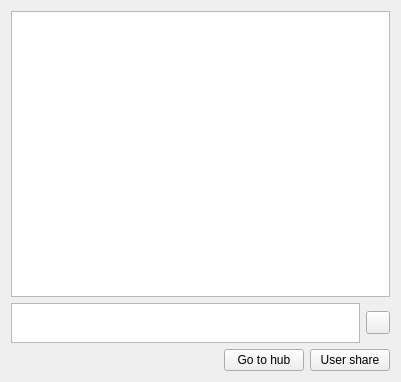
<?xml version="1.0" encoding="UTF-8"?>
<ui version="4.0">
 <class>UIPrivateMessage</class>
 <widget class="QWidget" name="UIPrivateMessage">
  <property name="geometry">
   <rect>
    <x>0</x>
    <y>0</y>
    <width>401</width>
    <height>382</height>
   </rect>
  </property>
  <property name="windowTitle">
   <string>Form</string>
  </property>
  <layout class="QVBoxLayout" name="verticalLayout">
   <item>
    <widget class="QTextEdit" name="textEdit_CHAT">
     <property name="readOnly">
      <bool>true</bool>
     </property>
    </widget>
   </item>
   <item>
    <widget class="QFrame" name="frame">
     <property name="sizePolicy">
      <sizepolicy hsizetype="Preferred" vsizetype="Fixed">
       <horstretch>0</horstretch>
       <verstretch>0</verstretch>
      </sizepolicy>
     </property>
     <property name="maximumSize">
      <size>
       <width>16777215</width>
       <height>45</height>
      </size>
     </property>
     <property name="frameShape">
      <enum>QFrame::NoFrame</enum>
     </property>
     <property name="frameShadow">
      <enum>QFrame::Raised</enum>
     </property>
     <layout class="QHBoxLayout" name="horizontalLayout_2">
      <property name="margin">
       <number>0</number>
      </property>
      <item>
       <widget class="QPlainTextEdit" name="plainTextEdit_INPUT">
        <property name="sizePolicy">
         <sizepolicy hsizetype="Expanding" vsizetype="Expanding">
          <horstretch>0</horstretch>
          <verstretch>0</verstretch>
         </sizepolicy>
        </property>
        <property name="maximumSize">
         <size>
          <width>16777215</width>
          <height>40</height>
         </size>
        </property>
       </widget>
      </item>
      <item>
       <widget class="QToolButton" name="toolButton_SMILE">
        <property name="text">
         <string/>
        </property>
       </widget>
      </item>
     </layout>
    </widget>
   </item>
   <item>
    <layout class="QHBoxLayout" name="horizontalLayout">
     <item>
      <spacer name="horizontalSpacer">
       <property name="orientation">
        <enum>Qt::Horizontal</enum>
       </property>
       <property name="sizeHint" stdset="0">
        <size>
         <width>40</width>
         <height>20</height>
        </size>
       </property>
      </spacer>
     </item>
     <item>
      <widget class="QPushButton" name="pushButton_HUB">
       <property name="text">
        <string>Go to hub</string>
       </property>
      </widget>
     </item>
     <item>
      <widget class="QPushButton" name="pushButton_SHARE">
       <property name="text">
        <string>User share</string>
       </property>
      </widget>
     </item>
    </layout>
   </item>
  </layout>
 </widget>
 <resources/>
 <connections/>
</ui>
